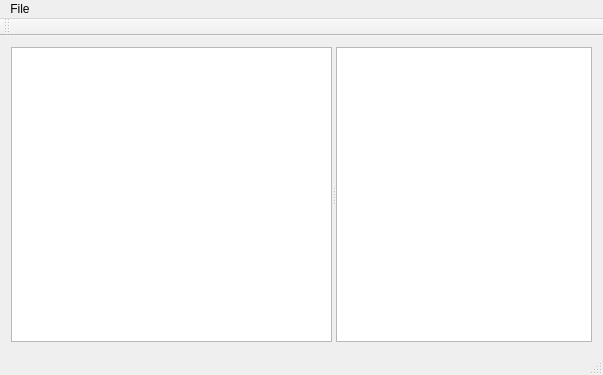
<?xml version="1.0" encoding="UTF-8"?>
<ui version="4.0">
 <class>MainWindow</class>
 <widget class="QMainWindow" name="MainWindow">
  <property name="geometry">
   <rect>
    <x>0</x>
    <y>0</y>
    <width>603</width>
    <height>375</height>
   </rect>
  </property>
  <property name="windowTitle">
   <string>MainWindow</string>
  </property>
  <widget class="QWidget" name="centralWidget">
   <layout class="QHBoxLayout" name="horizontalLayout">
    <item>
     <widget class="QSplitter" name="splitter">
      <property name="orientation">
       <enum>Qt::Horizontal</enum>
      </property>
      <widget class="QListView" name="listView">
       <property name="sizePolicy">
        <sizepolicy hsizetype="Expanding" vsizetype="Expanding">
         <horstretch>1</horstretch>
         <verstretch>0</verstretch>
        </sizepolicy>
       </property>
      </widget>
      <widget class="QTableView" name="tableView"/>
     </widget>
    </item>
   </layout>
  </widget>
  <widget class="QMenuBar" name="menuBar">
   <property name="geometry">
    <rect>
     <x>0</x>
     <y>0</y>
     <width>603</width>
     <height>21</height>
    </rect>
   </property>
   <widget class="QMenu" name="menuFile">
    <property name="title">
     <string>File</string>
    </property>
    <addaction name="actionOpen"/>
   </widget>
   <addaction name="menuFile"/>
  </widget>
  <widget class="QToolBar" name="mainToolBar">
   <attribute name="toolBarArea">
    <enum>TopToolBarArea</enum>
   </attribute>
   <attribute name="toolBarBreak">
    <bool>false</bool>
   </attribute>
  </widget>
  <widget class="QStatusBar" name="statusBar"/>
  <action name="actionOpen">
   <property name="text">
    <string>Open</string>
   </property>
  </action>
 </widget>
 <layoutdefault spacing="6" margin="11"/>
 <resources/>
 <connections/>
</ui>
